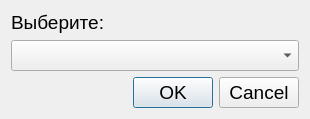
<?xml version="1.0" encoding="UTF-8"?>
<ui version="4.0">
 <class>Dialog</class>
 <widget class="QDialog" name="Dialog">
  <property name="geometry">
   <rect>
    <x>0</x>
    <y>0</y>
    <width>310</width>
    <height>113</height>
   </rect>
  </property>
  <property name="font">
   <font>
    <family>Tahoma</family>
    <pointsize>14</pointsize>
   </font>
  </property>
  <property name="windowTitle">
   <string>Title</string>
  </property>
  <layout class="QVBoxLayout" name="verticalLayout">
   <item>
    <widget class="QLabel" name="ask_label">
     <property name="sizePolicy">
      <sizepolicy hsizetype="Preferred" vsizetype="MinimumExpanding">
       <horstretch>0</horstretch>
       <verstretch>0</verstretch>
      </sizepolicy>
     </property>
     <property name="maximumSize">
      <size>
       <width>16777215</width>
       <height>50</height>
      </size>
     </property>
     <property name="text">
      <string>Выберите:</string>
     </property>
    </widget>
   </item>
   <item>
    <widget class="QComboBox" name="items_combo">
     <property name="sizePolicy">
      <sizepolicy hsizetype="Preferred" vsizetype="MinimumExpanding">
       <horstretch>0</horstretch>
       <verstretch>0</verstretch>
      </sizepolicy>
     </property>
     <property name="maximumSize">
      <size>
       <width>16777215</width>
       <height>40</height>
      </size>
     </property>
    </widget>
   </item>
   <item>
    <widget class="QDialogButtonBox" name="button_box">
     <property name="orientation">
      <enum>Qt::Horizontal</enum>
     </property>
     <property name="standardButtons">
      <set>QDialogButtonBox::Cancel|QDialogButtonBox::Ok</set>
     </property>
    </widget>
   </item>
  </layout>
 </widget>
 <resources/>
 <connections>
  <connection>
   <sender>button_box</sender>
   <signal>accepted()</signal>
   <receiver>Dialog</receiver>
   <slot>accept()</slot>
   <hints>
    <hint type="sourcelabel">
     <x>248</x>
     <y>254</y>
    </hint>
    <hint type="destinationlabel">
     <x>157</x>
     <y>274</y>
    </hint>
   </hints>
  </connection>
  <connection>
   <sender>button_box</sender>
   <signal>rejected()</signal>
   <receiver>Dialog</receiver>
   <slot>reject()</slot>
   <hints>
    <hint type="sourcelabel">
     <x>316</x>
     <y>260</y>
    </hint>
    <hint type="destinationlabel">
     <x>286</x>
     <y>274</y>
    </hint>
   </hints>
  </connection>
 </connections>
</ui>
